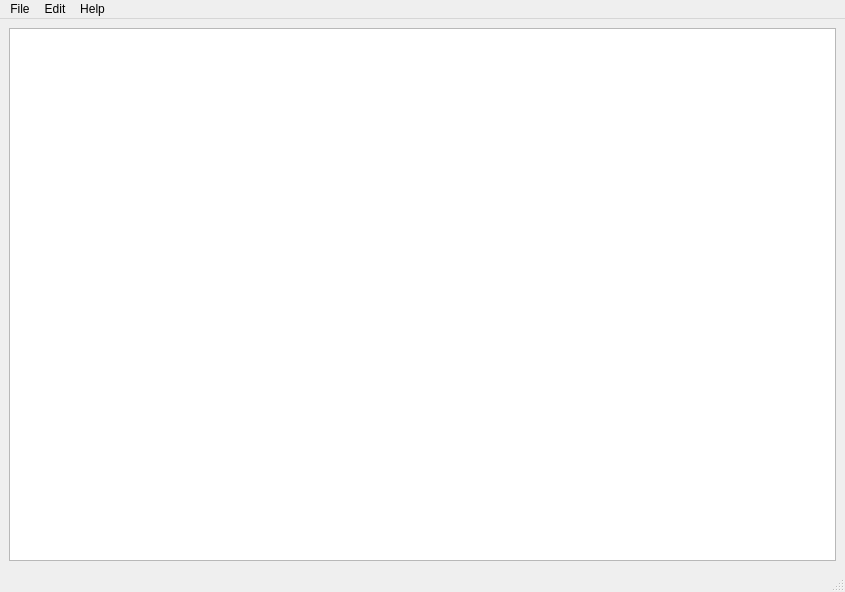
<?xml version="1.0" encoding="UTF-8"?>
<ui version="4.0">
 <class>MainWindow</class>
 <widget class="QMainWindow" name="MainWindow">
  <property name="geometry">
   <rect>
    <x>0</x>
    <y>0</y>
    <width>845</width>
    <height>592</height>
   </rect>
  </property>
  <property name="minimumSize">
   <size>
    <width>200</width>
    <height>100</height>
   </size>
  </property>
  <property name="windowTitle">
   <string>JSON Editor</string>
  </property>
  <widget class="QWidget" name="centralwidget">
   <layout class="QGridLayout" name="gridLayout">
    <item row="0" column="0">
     <widget class="QTextEdit" name="textEdit">
      <property name="sizePolicy">
       <sizepolicy hsizetype="Expanding" vsizetype="Expanding">
        <horstretch>0</horstretch>
        <verstretch>0</verstretch>
       </sizepolicy>
      </property>
      <property name="font">
       <font>
        <family>Times New Roman</family>
        <pointsize>14</pointsize>
       </font>
      </property>
     </widget>
    </item>
   </layout>
  </widget>
  <widget class="QMenuBar" name="menubar">
   <property name="geometry">
    <rect>
     <x>0</x>
     <y>0</y>
     <width>845</width>
     <height>20</height>
    </rect>
   </property>
   <property name="defaultUp">
    <bool>false</bool>
   </property>
   <widget class="QMenu" name="menuFile">
    <property name="title">
     <string>File</string>
    </property>
    <addaction name="actionNew"/>
    <addaction name="actionOpen"/>
    <addaction name="actionSave"/>
    <addaction name="actionClose"/>
    <addaction name="separator"/>
    <addaction name="actionQuit"/>
   </widget>
   <widget class="QMenu" name="menuEdit">
    <property name="title">
     <string>Edit</string>
    </property>
    <addaction name="separator"/>
    <addaction name="actionUndo"/>
    <addaction name="separator"/>
    <addaction name="actionCut"/>
    <addaction name="actionCopy"/>
    <addaction name="actionPaste"/>
    <addaction name="actionDelete"/>
    <addaction name="separator"/>
    <addaction name="actionFind"/>
    <addaction name="separator"/>
    <addaction name="actionSelect_All"/>
    <addaction name="separator"/>
    <addaction name="actionShow_line_numbers"/>
   </widget>
   <widget class="QMenu" name="menuHelp">
    <property name="title">
     <string>Help</string>
    </property>
    <addaction name="actionAbout"/>
   </widget>
   <addaction name="menuFile"/>
   <addaction name="menuEdit"/>
   <addaction name="menuHelp"/>
  </widget>
  <widget class="QStatusBar" name="statusbar"/>
  <action name="actionNew">
   <property name="text">
    <string>New</string>
   </property>
   <property name="shortcut">
    <string>Ctrl+N</string>
   </property>
  </action>
  <action name="actionOpen">
   <property name="text">
    <string>Open</string>
   </property>
   <property name="shortcut">
    <string>Ctrl+O</string>
   </property>
  </action>
  <action name="actionSave">
   <property name="text">
    <string>Save</string>
   </property>
   <property name="shortcut">
    <string>Ctrl+S</string>
   </property>
  </action>
  <action name="actionQuit">
   <property name="text">
    <string>Quit</string>
   </property>
   <property name="shortcut">
    <string>Ctrl+Q</string>
   </property>
  </action>
  <action name="actionAbout">
   <property name="text">
    <string>About</string>
   </property>
  </action>
  <action name="actionUndo">
   <property name="text">
    <string>Undo</string>
   </property>
   <property name="shortcut">
    <string>Ctrl+Z</string>
   </property>
  </action>
  <action name="actionCut">
   <property name="text">
    <string>Cut</string>
   </property>
   <property name="shortcut">
    <string>Ctrl+X</string>
   </property>
  </action>
  <action name="actionCopy">
   <property name="text">
    <string>Copy</string>
   </property>
   <property name="shortcut">
    <string>Ctrl+C</string>
   </property>
  </action>
  <action name="actionPaste">
   <property name="text">
    <string>Paste</string>
   </property>
   <property name="shortcut">
    <string>Ctrl+V</string>
   </property>
  </action>
  <action name="actionDelete">
   <property name="text">
    <string>Delete</string>
   </property>
   <property name="shortcut">
    <string>Del</string>
   </property>
  </action>
  <action name="actionFind">
   <property name="text">
    <string>Find</string>
   </property>
   <property name="shortcut">
    <string>Ctrl+F</string>
   </property>
  </action>
  <action name="actionSelect_All">
   <property name="text">
    <string>Select All</string>
   </property>
   <property name="shortcut">
    <string>Ctrl+A</string>
   </property>
  </action>
  <action name="actionClose">
   <property name="text">
    <string>Close</string>
   </property>
   <property name="shortcut">
    <string>Ctrl+W</string>
   </property>
  </action>
  <action name="actionShow_line_numbers">
   <property name="checkable">
    <bool>true</bool>
   </property>
   <property name="text">
    <string>Show line numbers</string>
   </property>
  </action>
 </widget>
 <resources/>
 <connections/>
</ui>
